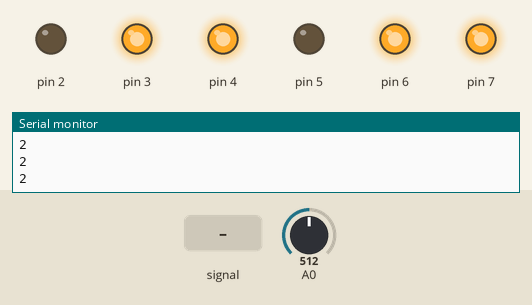
This sketch was run on a simulated Arduino Uno, built with avr-gcc and run on an emulated ATmega328P. Parts: output pins drawn as LEDs (lit = HIGH), the last lines printed to the serial monitor. Dashed ring = blinking. The inputs (shaded band) are chosen by the test bench; at power-on: A0 = 512. Pins used as bus, display or sensor lines are not drawn.

Above: at 1.2 s.
1.3 s: A0 fed a 200 Hz sine of ±81 counts around its level
At 3.5 s:
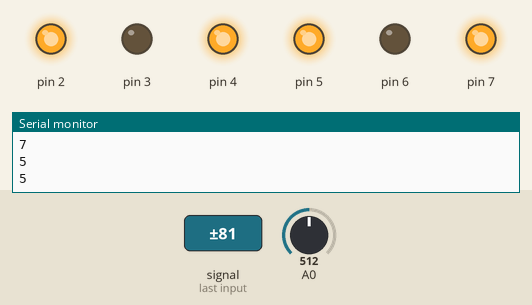
4.3 s: A0 set to 716
At 5.2 s:
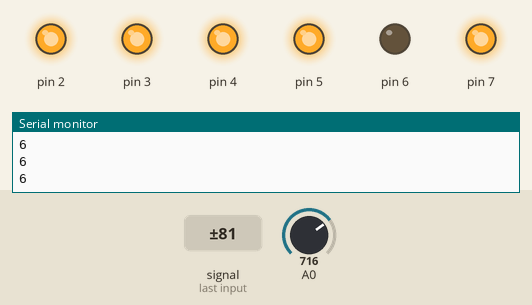
5.9 s: A0 fed a 2 Hz sine of ±306 counts around its level
At 7.4 s:
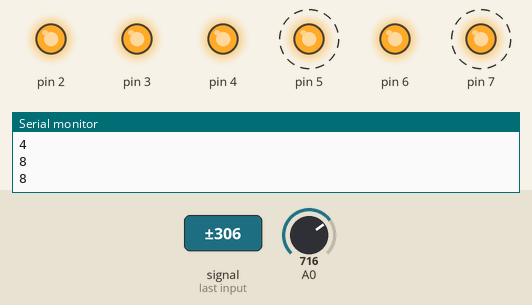
8.9 s: A0 set to 900
At 9.3 s:
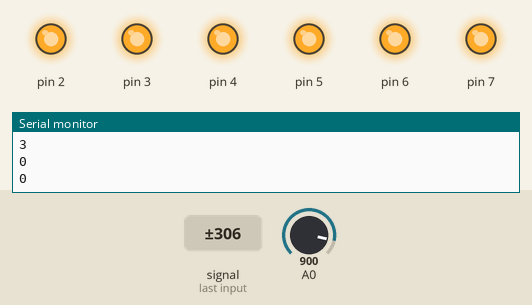
10.4 s: A0 set to 1023
At 11.9 s:
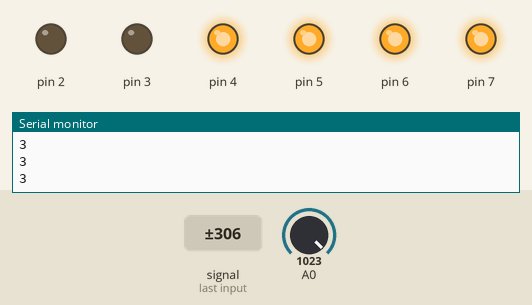
Timing chart, 0 to 12.9 s (numbered marks = the images above; inputs shaded):
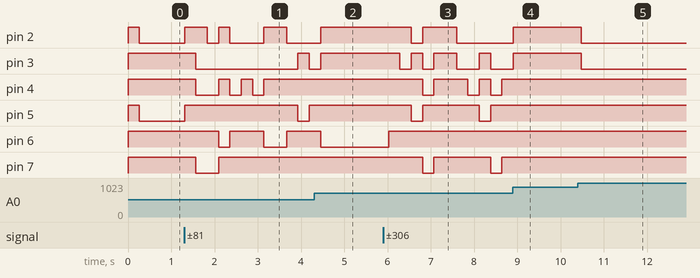

Measured:
- after the input at 1.3 s, pin 2: goes HIGH 0.52 s, LOW 0.26 s, HIGH 0.26 s, LOW 0.79 s, HIGH 0.52 s, then LOW, starting at once; pin 3: HIGH → LOW after 0.27 s, → HIGH 2.4 s later, → LOW 0.26 s later
- after the input at 4.3 s, pin 2, pin 3: LOW → HIGH after 0.15 s instead of 0.68 s; pin 4: stays HIGH (without the input it goes to LOW after 0.15 s); pin 6: HIGH → LOW after 0.15 s instead of 1.5 s; pin 7: stays HIGH (without the input it goes to LOW after 0.42 s)
- after the input at 5.9 s, pin 2: HIGH → LOW after 0.65 s, → HIGH 0.26 s later, → LOW 0.79 s later; pin 3: goes LOW 0.26 s, HIGH 0.26 s, LOW 0.26 s, HIGH 0.52 s, LOW 0.52 s, HIGH 0.26 s, then LOW, starting after 0.39 s
- after the input at 8.9 s, pin 4, pin 7: stays HIGH (without the input it goes to LOW after 0.53 s); pin 5: stays HIGH (without the input it goes to LOW after 1.3 s)
- after the input at 10.4 s, pin 2, pin 3: HIGH → LOW after 0.08 s

The sketch:

Lab3_Circuit3.ino
```cpp
  void setup() {
  // Initialize ADCSRA with prescaler of 128
   ADCSRA = 0xEF;

  // Initialize ADMUX with reference voltage of AVcc
   ADMUX = 0x40;

  // Initialize ADCSRB into free-running mode
   ADCSRB = 0x00;

  // Configure your digital pin as an output
   DDRD |= 0xFF;

  //Configure your digital pin as an output
   DDRB |= 0x0F;

}

volatile unsigned int result = 0;

unsigned char numeralArray[10] = { 0xFC, 0x60, 0xDA, 0xF2, 0x66, 0xB6, 0xBE, 0xE0, 0xFE, 0xF6 };


void loop() {

  Serial.begin(9600);
 // Define an array with display values for each numeral from 0-9
PORTB = 0x0F;
  unsigned int a = result;
 //
  PORTB = 0x00;
 //
   a%=10;
 //
  PORTD = numeralArray[a];
 //

 Serial.println(a);

 _delay_ms(250);


}

// This function automatically executes whenever the ADC has completed a conversion
// It is never called in the software code
ISR(ADC_vect) {
  unsigned char LSByte = ADCL;
  unsigned char MSByte = ADCH;
  // depending on the value of ADLAR, the equation for result will be different
  result = ADCL + (ADCH << 8);
}
```
